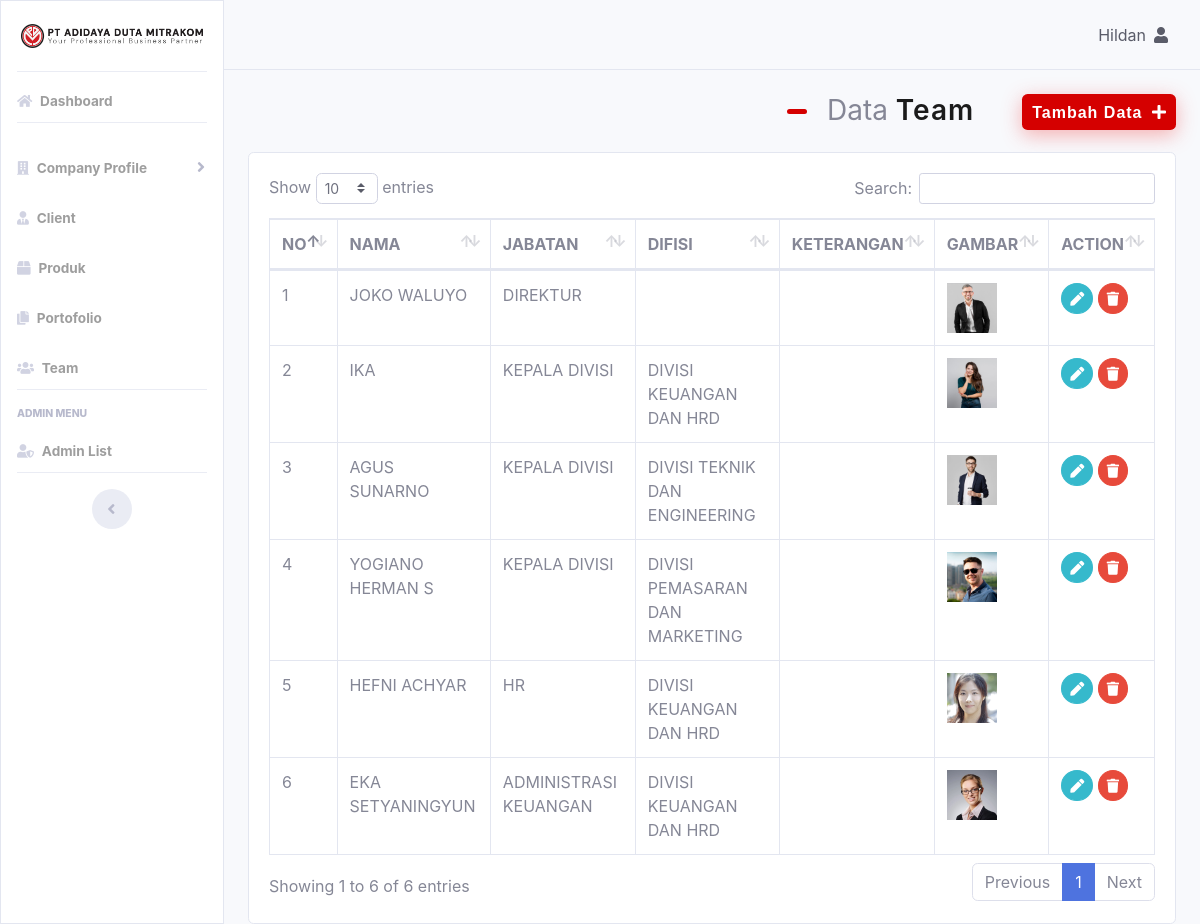
/cms/index.php?team=read (signed in), run on the app's committed database.
### tables this page shows
CREATE TABLE `company` (
  `comp_id` int(10) NOT NULL,
  `comp_name` varchar(100) NOT NULL,
  `comp_address` text NOT NULL,
  `comp_email` varchar(50) NOT NULL,
  `comp_phone` varchar(20) NOT NULL,
  `comp_phone2` varchar(20) NOT NULL,
  `comp_logo` text NOT NULL,
  `comp_logo2` text NOT NULL
);

CREATE TABLE `team` (
  `id` int(11) NOT NULL,
  `nama` varchar(100) NOT NULL,
  `jabatan` varchar(100) NOT NULL,
  `difisi` varchar(100) NOT NULL,
  `keterangan` varchar(100) NOT NULL,
  `gambar` varchar(100) NOT NULL
);

### global_functions.php (called while the page is built, shortened)
<?php
function getQueryCompany()
{
	global $conn;
	$result = mysqli_query($conn,"SELECT * FROM `company`");
    $row = mysqli_fetch_array($result);
    return $row;
}
$getRowQueryCompany = getQueryCompany();
?>

### cms/team/functions.php (called while the page is built, shortened)
<?php
function query($query)
{
	global $conn;
	$result = mysqli_query($conn, $query);
	$rows = [];
	while ($row = mysqli_fetch_assoc($result)) {
		$rows[] = $row;
	}
	return $rows;
}

### cms/team/read.php (the view, shortened to what this page needs)
<?php
$team = query("SELECT * FROM team");
?>
<div class=" mb-3">
	<div class="d-flex flex-column flex-lg-row flex-md-col justify-content-sm-end align-items-start">
		<div class="page-title mx-5">
			<h3> Data <span> Team </span> </h3>
		</div>
		<div class="">
			<button type="button" data-toggle="modal" data-target="#inputNewTeam" class="btn btn-danger btn-special">
				<span>Tambah Data</span>
				<i class="fa fa-plus"></i>
			</button>
		</div>
	</div>
</div>
<div class="card">
	<div class="card-body">
		<div class="table-responsive">
			<table class="table table-bordered" id="dataTable" width="100%" cellspacing="0">
				<thead>
					<tr>
						<th>NO</th>
						<th>NAMA</th>
						<th>JABATAN</th>
						<th>DIFISI</th>
						<th>KETERANGAN</th>
						<th>GAMBAR</th>
						<th>ACTION</th>
					</tr>
				</thead>
				<tbody>
					<?php $i = 1; ?>
					<?php foreach ($team as $row) : ?>
						<tr>
							<td><?= $i; ?></td>
							<td><?php echo $row['nama']; ?></td>
							<td><?php echo $row['jabatan']; ?></td>
							<td><?php echo $row['difisi']; ?></td>
							<td><?php echo $row['keterangan']; ?></td>
							<td><img src="team/img/<?= $row["gambar"]; ?>" width="50"></td>
							<td>
								<a href="index.php?team=update&id=<?= $row["id"]; ?>" class="btn btn-sm btn-info rounded-circle">
									<i class="fa fa-pen"></i>
								</a>
								<a href="index.php?team=delete&id=<?= $row["id"]; ?>" onclick="return confirm('yakin?');" class="btn btn-sm btn-danger rounded-circle">
									<i class="fa fa-trash"></i>
								</a>
							</td>
						</tr>
						<?php $i++; ?>
					<?php endforeach; ?>
				</tbody>
			</table>
		</div>
	</div>
</div>

### cms/templates/sidenav.php (shortened to what this page needs)
<ul class="navbar-nav sidebar sidebar-light accordion border" id="accordionSidebar">
    <a class="sidebar-brand d-flex align-items-center justify-content-center" href="index.php">
        <div class="sidebar-brand-text mx-1">
            <img class="d-flex mx-lg-auto img-fluid" src="company/img/<?= $getRowQueryCompany['comp_logo2']; ?>">
        </div>
    </a>
    <hr class="sidebar-divider my-0">
    <li class="nav-item">
        <a class="nav-link" href="index.php" data-toggle="tooltip" data-placement="right" title="Dashboard">
            <i class="fa fa-home"></i>
            <span class="side-text">Dashboard</span></a>
    </li>
    <hr class="sidebar-divider">
    <li class="nav-item">
        <a class="nav-link collapsed" href="#" data-toggle="collapse" data-target="#sidebarCollapse" aria-expanded="true" aria-controls="collapseTwo">
            <i class="fa fa-building"></i>
            <span class="side-text">Company Profile</span>
        </a>
    </li>
    <li class="nav-item">
        <a class="nav-link" href="index.php?client=read" data-toggle="tooltip" data-placement="right" title="Client">
            <i class="fa fa-user-tie"></i>
            <span class="side-text">Client</span>
        </a>
    </li>
    <li class="nav-item">
        <a class="nav-link" href="index.php?produk=read" data-toggle="tooltip" data-placement="right" title="Produk">
            <i class="fa fa-box"></i>
            <span class="side-text">Produk</span>
        </a>
    </li>
    <li class="nav-item">
        <a class="nav-link" href="index.php?portofolio=read" data-toggle="tooltip" data-placement="right" title="Portfolio">
            <i class="fa fa-copy"></i>
            <span class="side-text">Portofolio</span>
        </a>
    </li>
    <li class="nav-item">
        <a class="nav-link" href="index.php?team=read" data-toggle="tooltip" data-placement="right" title="Team">
            <i class="fa fa-users"></i>
            <span class="side-text">Team</span>
        </a>
    </li>
    <hr class="sidebar-divider">
    <div class="sidebar-heading">
        Admin Menu
    </div>
    <li class="nav-item">
        <a class="nav-link" href="index.php?admin=read" data-toggle="tooltip" data-placement="right" title="Admin">
            <i class="fa fa-user-shield"></i>
            <span class="side-text">Admin List</span>
        </a>
    </li>
    <hr class="sidebar-divider d-none d-md-block">
    <div class="text-center d-none d-md-inline">
        <button class="rounded-circle border-0" id="sidebarToggle"></button>
    </div>
</ul>

### assets/css/cms/custom.css (style rules this page uses)
.btn-special { line-height: 0; padding: 10px; transition: 0.5s; border: none; color: #fff; background: #d50000; box-shadow: 0px 5px 20px rgba(241, 65, 65, 0.4); }
.btn-special span { font-family: "Nunito", sans-serif; font-weight: 600; letter-spacing: 1px; }
.btn-special i { margin-left: 5px; transition: 0.3s; }
.sidebar li { height: 50px; padding: 0px !important; margin: 0 !important; }
.sidebar li a { font-weight: bold; color:#9e9e9e !important; }
.page-title { width: auto; display: flex; }
.page-title span { color: #1b1b1b; font-weight: 600; letter-spacing: 1px; }
.page-title::before { width: 20px; height: 5px; background-color: #d50000; display: flex; margin-top: 15px; margin-right: 20px; content: ""; border-radius: 50px; }

### data on the page
company: comp_logo2 (picture)
team: nama "JOKO WALUYO", jabatan "DIREKTUR", gambar (picture)
team: nama "IKA", jabatan "KEPALA DIVISI", difisi "DIVISI KEUANGAN DAN HRD", gambar (picture)
team: nama "AGUS SUNARNO", jabatan "KEPALA DIVISI", difisi "DIVISI TEKNIK DAN ENGINEERING", gambar (picture)
team: nama "YOGIANO HERMAN S", jabatan "KEPALA DIVISI", difisi "DIVISI PEMASARAN DAN MARKETING", gambar (picture)
team: nama "HEFNI ACHYAR", jabatan "HR", difisi "DIVISI KEUANGAN DAN HRD", gambar (picture)
team: nama "EKA SETYANINGYUN", jabatan "ADMINISTRASI KEUANGAN", difisi "DIVISI KEUANGAN DAN HRD", gambar (picture)

### other printed values
$_SESSION['username'] "Hildan"
